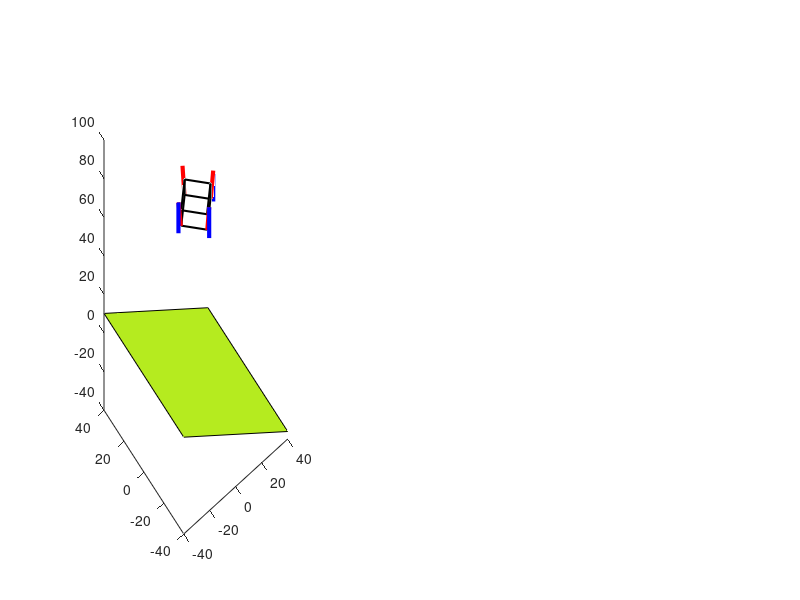

Source code (MATLAB): (Note: this script raises an error after producing the figure.)
clc; clear; close all;


%@@@@@@@@@@@@@@@@@@@@@@@@@@@@@@@@@@@@@@@@@@@@@@@@@@@@@@@@@@@@@@@@@@@@@@@@@@@@@@@@@@@@@@@@@@@@@@@@@@@@@@Leg Landing variable setting지면으로부터 70위에있음


L_ang1_east = 442;                                                % L1 이동경로설정(EAST)
L_theta1_east = L_ang1_east*(pi/180);
L_r1_east = 13.5;                                                    % L1 원의반지름
L_x1_east = L_r1_east*cos(L_theta1_east)+11.5;                   % X축 평행이동 및 설정
L_z1_east = L_r1_east*sin(L_theta1_east)+70 ;                     % Z축 설정

L_ang2_east = 442;                                                % L2 이동경로 설정(EAST)
L_theta2_east = L_ang2_east*(pi/180);
L_r2_east = 13.5;                                                    % L2 원의반지름
L_x2_east = L_r2_east*cos(L_theta2_east)+11.5;                   % X축 평행이동 및 설정
L_z2_east = L_r2_east*sin(L_theta2_east)+54;                      % Z축 평행이동 및 설정
    
L_ang1_west = 98;                                                % L1 이동경로설정(WEST)
L_theta1_west = L_ang1_west*(pi/180);
L_r1_west = 13.5;                                                    % L1 원의반지름
L_x1_west = L_r1_west*cos(L_theta1_west)-11.5;                   % X축 평행이동 및 설정 
L_z1_west = L_r1_west*sin(L_theta1_west)+70;                      % Z축 설정

L_ang2_west = 98;                                                % L2 이동경로 설정(WEST)
L_theta2_west = L_ang2_west*(pi/180);
L_r2_west = 13.5;                                                    % L2원의반지름
L_x2_west = L_r2_west*cos(L_theta2_west)-11.5;                   % X축 평행이동 및 설정
L_z2_west = L_r2_west*sin(L_theta2_west)+54;                      % Z축 평행이동 및 설정

L_ang1_north = 442;                                               % L1 이동경로설정(NORTH)
L_theta1_north = L_ang1_north*(pi/180);
L_r1_north = 13.5;                                                   % 원의반지름
L_y1_north = L_r1_north*cos(L_theta1_north)+11.5;                % Y축 평행이동 및 설정 
L_z1_north = L_r1_north*sin(L_theta1_north)+70;                   % Z축 설정

L_ang2_north = 442;                                               % L2 이동경로 설정(NORTH)
L_theta2_north = L_ang2_north*(pi/180);
L_r2_north = 13.5;                                                   % 원의반지름
L_y2_north = L_r2_north*cos(L_theta2_north)+11.5;                % Y축 평행이동 및 설정
L_z2_north = L_r2_north*sin(L_theta2_north)+54;                   % Z축 평행이동 및 설정

L_ang1_south = 98;                                               % L1 이동경로설정(SOUTH)
L_theta1_south = L_ang1_south*(pi/180);
L_r1_south = 13.5;                                                   % 원의반지름
L_y1_south = L_r1_south*cos(L_theta1_south)-11.5;                % Y축 평행이동 및 설정 
L_z1_south = L_r1_south*sin(L_theta1_south)+70;                   % Z축 설정

L_ang2_south = 98;                                               % L2 이동경로 설정(SOUTH)
L_theta2_south = L_ang2_south*(pi/180);
L_r2_south = 13.5;                                                   % 원의반지름
L_y2_south = L_r2_south*cos(L_theta2_south)-11.5;                % Y축 평행이동 및 설정
L_z2_south = L_r2_south*sin(L_theta2_south)+54;                   % Z축 평행이동 및 설정


%@@@@@@@@@@@@@@@@@@@@@@@@@@@@@@@@@@@@@@@@@@@@@@@@@@@@@@@@@@@@@@@@@@@@@@@@@@@@@@@@@@@@@@@@@@@@@@@@@@@@@@Leg down variable setting


Legd_ang1_east = 442;                                                   % L1 이동경로설정(EAST)
Legd_theta1_east = Legd_ang1_east*(pi/180);
Legd_r1_east = 13.5;                                                       % L1 원의반지름
Legd_x1_east = Legd_r1_east*cos(Legd_theta1_east)+11.5;                % X축 평행이동 및 설정
Legd_z1_east = Legd_r1_east*sin(Legd_theta1_east);                      % Z축 설정

Legd_ang2_east = 442;                                                   % L2 이동경로 설정(EAST)
Legd_theta2_east = Legd_ang2_east*(pi/180);
Legd_r2_east = 13.5;                                                       % L2 원의반지름
Legd_x2_east = Legd_r2_east*cos(Legd_theta2_east)+11.5;                % X축 평행이동 및 설정
Legd_z2_east = Legd_r2_east*sin(Legd_theta2_east)-16;                   % Z축 평행이동 및 설정

Legd_ang1_west = 98:1:180;                                           % L1 이동경로설정(WEST)
Legd_theta1_west = Legd_ang1_west*(pi/180);
Legd_r1_west = 13.5;                                                       % L1 원의반지름
Legd_x1_west = Legd_r1_west*cos(Legd_theta1_west)-11.5;                % X축 평행이동 및 설정 
Legd_z1_west = Legd_r1_west*sin(Legd_theta1_west);                      % Z축 설정

Legd_ang2_west = 98:1:180;                                           % L2 이동경로 설정(WEST)
Legd_theta2_west = Legd_ang2_west*(pi/180);
Legd_r2_west = 13.5;                                                       % L2원의반지름
Legd_x2_west = Legd_r2_west*cos(Legd_theta2_west)-11.5;                % X축 평행이동 및 설정
Legd_z2_west = Legd_r2_west*sin(Legd_theta2_west)-16;                   % Z축 평행이동 및 설정

Legd_ang1_north = [442:-1:399,linspace(399,399,84)];                    % L1 이동경로설정(NORTH)
Legd_theta1_north = Legd_ang1_north*(pi/180);
Legd_r1_north = 13.5;                                                      % 원의반지름
Legd_y1_north = Legd_r1_north*cos(Legd_theta1_north)+11.5;             % Y축 평행이동 및 설정 
Legd_z1_north = Legd_r1_north*sin(Legd_theta1_north);                   % Z축 설정

Legd_ang2_north = [442:-1:399,linspace(399,399,84)];                    % L2 이동경로 설정(NORTH)
Legd_theta2_north = Legd_ang2_north*(pi/180);
Legd_r2_north = 13.5;                                                      % 원의반지름
Legd_y2_north = Legd_r2_north*cos(Legd_theta2_north)+11.5;             % Y축 평행이동 및 설정
Legd_z2_north = Legd_r2_north*sin(Legd_theta2_north)-16;                % Z축 평행이동 및 설정

Legd_ang1_south = [98:1:141,linspace(141,141,84)];                     % L1 이동경로설정(SOUTH)
Legd_theta1_south = Legd_ang1_south*(pi/180);
Legd_r1_south = 13.5;                                                      % 원의반지름
Legd_y1_south = Legd_r1_south*cos(Legd_theta1_south)-11.5;             % Y축 평행이동 및 설정 
Legd_z1_south = Legd_r1_south*sin(Legd_theta1_south);                   % Z축 설정

Legd_ang2_south = [98:1:141,linspace(141,141,84)];                     % L2 이동경로 설정(SOUTH)
Legd_theta2_south = Legd_ang2_south*(pi/180);
Legd_r2_south = 13.5;                                                      % 원의반지름
Legd_y2_south = Legd_r2_south*cos(Legd_theta2_south)-11.5;             % Y축 평행이동 및 설정
Legd_z2_south = Legd_r2_south*sin(Legd_theta2_south)-16;                % Z축 평행이동 및 설정


%@@@@@@@@@@@@@@@@@@@@@@@@@@@@@@@@@@@@@@@@@@@@@@@@@@@@@@@@@@@@@@@@@@@@@@@@@@@@@@@@@@@@@@@@@@@@@@@@@@@@@@draw figure


hf = figure;                             %figure창생성
ha = axes(hf);                           %figure창에 좌표넣기


%@@@@@@@@@@@@@@@@@@@@@@@@@@@@@@@@@@@@@@@@@@@@@@@@@@@@@@@@@@@@@@@@@@@@@@@@@@@@@@@@@@@@@@@@@@@@@@@@@@@@@@draw graph

subplot(6,15,[1,2,3,4,5,16,17,18,19,20,31,32,33,34,35,46,47,48,49,50,61,62,63,64,65,76,77,78,79,80],ha);


box_L1 = plot3(ha,[-11.25 0],[0 -11.25],[70 70],'k','Linewidth',1.5);                        %부품넣을공간 생성(밑면)-착륙
hold(ha,'on');                                                                               %한 FIGURE에 2개이상 그래프  
box_L2 = plot3(ha,[0 11.25],[-11.25 0],[70 70],'k','Linewidth',1.5);                         %부품넣을공간 생성(밑면)-착륙
box_L3 = plot3(ha,[11.25 0],[0 11.25],[70 70],'k','Linewidth',1.5);                          %부품넣을공간 생성(밑면)-착륙
box_L4 = plot3(ha,[0 -11.25],[11.25 0],[70 70],'k','Linewidth',1.5);                         %부품넣을공간 생성(밑면)-착륙
box_L5 = plot3(ha,[0 0],[-11.25 -11.25],[70 70],'k','Linewidth',1.5);                        %부품넣을공간 생성(높이)-착륙
box_L6 = plot3(ha,[11.25 11.25],[0 0],[70 78],'k','Linewidth',1.5);                          %부품넣을공간 생성(높이)-착륙
box_L7 = plot3(ha,[0 0],[11.25 11.25],[70 78],'k','Linewidth',1.5);                          %부품넣을공간 생성(높이)-착륙
box_L8 = plot3(ha,[-11.25 -11.25],[0 0],[70 78],'k','Linewidth',1.5);                        %부품넣을공간 생성(높이)-착륙
box_L9 = plot3(ha,[-11.25 0],[0 -11.25],[78 78],'k','Linewidth',1.5);                        %부품넣을공간 생성(윗면)-착륙
box_L10 = plot3(ha,[0 11.25],[-11.25 0],[78 78],'k','Linewidth',1.5);                        %부품넣을공간 생성(윗면)-착륙
box_L11 = plot3(ha,[11.25 0],[0 11.25],[78 78],'k','Linewidth',1.5);                         %부품넣을공간 생성(윗면)-착륙
box_L12 = plot3(ha,[0 -11.25],[11.25 0],[78 78],'k','Linewidth',1.5);                        %부품넣을공간 생성(윗면)-착륙                                                                                     %한 FIGURE에 2개이상 그래프  

Leg_L1 = plot3(ha,[11.5 L_x1_east],[0 0],[70 L_z1_east],'r','Linewidth',3);                         %EAST_L1 다리생성-착륙
Leg_L2 = plot3(ha,[L_x1_east L_x2_east],[0 0],[L_z1_east L_z2_east],'b','Linewidth',3);             %EAST_L2 다리생성-착륙
Leg_L3 = plot3(ha,[-11.5 L_x1_west],[0 0],[70 L_z1_west],'r','Linewidth',3);                        %WEST_L1 다리생성-착륙
Leg_L4 = plot3(ha,[L_x1_west L_x2_west],[0 0],[L_z1_west L_z2_west],'b','Linewidth',3);             %WEST_L2 다리생성-착륙
Leg_L5 = plot3(ha,[0 0],[11.5 L_y1_north],[70 L_z1_north],'r','Linewidth',3);                       %NORTH_L1 다리생성-착륙
Leg_L6 = plot3(ha,[0 0],[L_y1_north L_y2_north],[L_z1_north L_z1_north],'b','Linewidth',3);         %NORTH_L2 다리생성-착륙
Leg_L7 = plot3(ha,[0 0],[-11.5 L_y1_south],[70 L_z1_south],'r','Linewidth',3);                      %SOUTH_L1 다리생성-착륙
Leg_L8 = plot3(ha,[0 0],[L_y1_south L_y2_south],[L_z1_south L_z2_south],'b','Linewidth',3);         %SOUTH_L2 다리생성-착륙

%@@@@@@@@@@@@@@@@@@@@@@@@@@@@@@@@@@@@@@@@@@@@@@@@@@@@@@@@@@@@@@@@@@@@@@@@@@@@@@@@@@@@@@@@@@@@@@@@@@@@@@draw slop


vertex_surface=[-40 -40 10.15 ; 40 -40 -36.1 ; 40 40 -36.1 ; -40 40 10.15];                              % 평면 만들기!!
face_surface = [1 2 3 4];
Ic_surface=[0.71 0.92 0.12];
slope = patch('Faces',face_surface,'Vertices',vertex_surface,'FaceVertexCData',Ic_surface,'FaceColor','flat');         
alpha(slope,0.3);                                                                                    %경사면 투명도 조정




%@@@@@@@@@@@@@@@@@@@@@@@@@@@@@@@@@@@@@@@@@@@@@@@@@@@@@@@@@@@@@@@@@@@@@@@@@@@@@@@@@@@@@@@@@@@@@@@@@@@@@@camera setting


axis(ha,'equal');                        %좌표에서 x축, y축 길이 동일
set(ha,'XLim',[-40 40]);                 %좌표에서 x축 설정
set(ha,'YLim',[-40 40]);                 %좌표에서 y축 설정
set(ha,'ZLim',[-40 70]);                 %좌표에서 y축 설정
grid(ha,'on');                           %좌표에 그리드 넣기
xlabel(ha,'X');
ylabel(ha,'Y');
zlabel(ha,'Z'); 
title(ha,'moving surface');

%@@@@@@@@@@@@@@@@@@@@@@@@@@@@@@@@@@@@@@@@@@@@@@@@@@@@@@@@@@@@@@@@@@@@@@@@@@@@@@@@@@@@@@@@@@@@@@@@@@@@@@착륙!

view(90,0)

 
%-----------------subplot
ha2 = subplot(6,15,[22,23,24,25,37,38,39,40,52,53,54,55,67,68,69,70]); % front

ha2_box_L1 = plot3(ha2,[-11.25 0],[0 -11.25],[70 70],'k','Linewidth',1.5);                        %부품넣을공간 생성(밑면)-착륙
hold(ha2,'on');                                                                               %한 FIGURE에 2개이상 그래프  
ha2_box_L2 = plot3(ha2,[0 11.25],[-11.25 0],[70 70],'k','Linewidth',1.5);                         %부품넣을공간 생성(밑면)-착륙
ha2_box_L3 = plot3(ha2,[11.25 0],[0 11.25],[70 70],'k','Linewidth',1.5);                          %부품넣을공간 생성(밑면)-착륙
ha2_box_L4 = plot3(ha2,[0 -11.25],[11.25 0],[70 70],'k','Linewidth',1.5);                         %부품넣을공간 생성(밑면)-착륙
ha2_box_L5 = plot3(ha2,[0 0],[-11.25 -11.25],[70 70],'k','Linewidth',1.5);                        %부품넣을공간 생성(높이)-착륙
ha2_box_L6 = plot3(ha2,[11.25 11.25],[0 0],[70 78],'k','Linewidth',1.5);                          %부품넣을공간 생성(높이)-착륙
ha2_box_L7 = plot3(ha2,[0 0],[11.25 11.25],[70 78],'k','Linewidth',1.5);                          %부품넣을공간 생성(높이)-착륙
ha2_box_L8 = plot3(ha2,[-11.25 -11.25],[0 0],[70 78],'k','Linewidth',1.5);                        %부품넣을공간 생성(높이)-착륙
ha2_box_L9 = plot3(ha2,[-11.25 0],[0 -11.25],[78 78],'k','Linewidth',1.5);                        %부품넣을공간 생성(윗면)-착륙
ha2_box_L10 = plot3(ha2,[0 11.25],[-11.25 0],[78 78],'k','Linewidth',1.5);                        %부품넣을공간 생성(윗면)-착륙
ha2_box_L11 = plot3(ha2,[11.25 0],[0 11.25],[78 78],'k','Linewidth',1.5);                         %부품넣을공간 생성(윗면)-착륙
ha2_box_L12 = plot3(ha2,[0 -11.25],[11.25 0],[78 78],'k','Linewidth',1.5);                        %부품넣을공간 생성(윗면)-착륙                                                                                     %한 FIGURE에 2개이상 그래프  

ha2_Leg_L1 = plot3(ha2,[11.5 L_x1_east],[0 0],[70 L_z1_east],'r','Linewidth',3);                         %EAST_L1 다리생성-착륙
ha2_Leg_L2 = plot3(ha2,[L_x1_east L_x2_east],[0 0],[L_z1_east L_z2_east],'b','Linewidth',3);             %EAST_L2 다리생성-착륙
ha2_Leg_L3 = plot3(ha2,[-11.5 L_x1_west],[0 0],[70 L_z1_west],'r','Linewidth',3);                        %WEST_L1 다리생성-착륙
ha2_Leg_L4 = plot3(ha2,[L_x1_west L_x2_west],[0 0],[L_z1_west L_z2_west],'b','Linewidth',3);             %WEST_L2 다리생성-착륙
ha2_Leg_L5 = plot3(ha2,[0 0],[11.5 L_y1_north],[70 L_z1_north],'r','Linewidth',3);                       %NORTH_L1 다리생성-착륙
ha2_Leg_L6 = plot3(ha2,[0 0],[L_y1_north L_y2_north],[L_z1_north L_z1_north],'b','Linewidth',3);         %NORTH_L2 다리생성-착륙
ha2_Leg_L7 = plot3(ha2,[0 0],[-11.5 L_y1_south],[70 L_z1_south],'r','Linewidth',3);                      %SOUTH_L1 다리생성-착륙
ha2_Leg_L8 = plot3(ha2,[0 0],[L_y1_south L_y2_south],[L_z1_south L_z2_south],'b','Linewidth',3);         %SOUTH_L2 다리생성-착륙

%@@@@@@@@@@@@@@@@@@@@@@@@@@@@@@@@@@@@@@@@@@@@@@@@@@@@@@@@@@@@@@@@@@@@@@@@@@@@@@@@@@@@@@@@@@@@@@@@@@@@@@draw slop


ha2_vertex_surface=[-40 -40 6 ; 40 -40 -22 ; 40 40 -22 ; -40 40 6];                              % 평면 만들기!!
ha2_face_surface = [1 2 3 4];
ha2_Ic_surface=[0.71 0.92 0.12];
ha2_slope = patch('Faces',ha2_face_surface,'Vertices',ha2_vertex_surface,'FaceVertexCData',ha2_Ic_surface,'FaceColor','flat');         
alpha(ha2_slope,0.3);                                                                                    %경사면 투명도 조정

xlabel(ha2,'X');
ylabel(ha2,'Y');
zlabel(ha2,'Z'); 
title('front','Color','k');
grid on
axis(ha2,'equal');                        %좌표에서 x축, y축 길이 동일
set(ha2,'XLim',[-40 40]);                 %좌표에서 x축 설정
set(ha2,'YLim',[-40 40]);                 %좌표에서 y축 설정
set(ha2,'ZLim',[-40 70]);                 %좌표에서 y축 설정

ha3 = subplot(6,15,[27,28,29,30,42,43,44,45,57,58,59,60,72,73,74,75]); % side

ha3_box_L1 = plot3(ha3,[-11.25 0],[0 -11.25],[70 70],'k','Linewidth',1.5);                        %부품넣을공간 생성(밑면)-착륙
hold(ha3,'on');                                                                               %한 FIGURE에 2개이상 그래프  
ha3_box_L2 = plot3(ha3,[0 11.25],[-11.25 0],[70 70],'k','Linewidth',1.5);                         %부품넣을공간 생성(밑면)-착륙
ha3_box_L3 = plot3(ha3,[11.25 0],[0 11.25],[70 70],'k','Linewidth',1.5);                          %부품넣을공간 생성(밑면)-착륙
ha3_box_L4 = plot3(ha3,[0 -11.25],[11.25 0],[70 70],'k','Linewidth',1.5);                         %부품넣을공간 생성(밑면)-착륙
ha3_box_L5 = plot3(ha3,[0 0],[-11.25 -11.25],[70 70],'k','Linewidth',1.5);                        %부품넣을공간 생성(높이)-착륙
ha3_box_L6 = plot3(ha3,[11.25 11.25],[0 0],[70 78],'k','Linewidth',1.5);                          %부품넣을공간 생성(높이)-착륙
ha3_box_L7 = plot3(ha3,[0 0],[11.25 11.25],[70 78],'k','Linewidth',1.5);                          %부품넣을공간 생성(높이)-착륙
ha3_box_L8 = plot3(ha3,[-11.25 -11.25],[0 0],[70 78],'k','Linewidth',1.5);                        %부품넣을공간 생성(높이)-착륙
ha3_box_L9 = plot3(ha3,[-11.25 0],[0 -11.25],[78 78],'k','Linewidth',1.5);                        %부품넣을공간 생성(윗면)-착륙
ha3_box_L10 = plot3(ha3,[0 11.25],[-11.25 0],[78 78],'k','Linewidth',1.5);                        %부품넣을공간 생성(윗면)-착륙
ha3_box_L11 = plot3(ha3,[11.25 0],[0 11.25],[78 78],'k','Linewidth',1.5);                         %부품넣을공간 생성(윗면)-착륙
ha3_box_L12 = plot3(ha3,[0 -11.25],[11.25 0],[78 78],'k','Linewidth',1.5);                        %부품넣을공간 생성(윗면)-착륙                                                                                     %한 FIGURE에 2개이상 그래프  

ha3_Leg_L1 = plot3(ha3,[11.5 L_x1_east],[0 0],[70 L_z1_east],'r','Linewidth',3);                         %EAST_L1 다리생성-착륙
ha3_Leg_L2 = plot3(ha3,[L_x1_east L_x2_east],[0 0],[L_z1_east L_z2_east],'b','Linewidth',3);             %EAST_L2 다리생성-착륙
ha3_Leg_L3 = plot3(ha3,[-11.5 L_x1_west],[0 0],[70 L_z1_west],'r','Linewidth',3);                        %WEST_L1 다리생성-착륙
ha3_Leg_L4 = plot3(ha3,[L_x1_west L_x2_west],[0 0],[L_z1_west L_z2_west],'b','Linewidth',3);             %WEST_L2 다리생성-착륙
ha3_Leg_L5 = plot3(ha3,[0 0],[11.5 L_y1_north],[70 L_z1_north],'r','Linewidth',3);                       %NORTH_L1 다리생성-착륙
ha3_Leg_L6 = plot3(ha3,[0 0],[L_y1_north L_y2_north],[L_z1_north L_z1_north],'b','Linewidth',3);         %NORTH_L2 다리생성-착륙
ha3_Leg_L7 = plot3(ha3,[0 0],[-11.5 L_y1_south],[70 L_z1_south],'r','Linewidth',3);                      %SOUTH_L1 다리생성-착륙
ha3_Leg_L8 = plot3(ha3,[0 0],[L_y1_south L_y2_south],[L_z1_south L_z2_south],'b','Linewidth',3);         %SOUTH_L2 다리생성-착륙

%@@@@@@@@@@@@@@@@@@@@@@@@@@@@@@@@@@@@@@@@@@@@@@@@@@@@@@@@@@@@@@@@@@@@@@@@@@@@@@@@@@@@@@@@@@@@@@@@@@@@@@draw slop


ha3_vertex_surface=[-40 -40 10.15 ; 40 -40 -36.1 ; 40 40 -36.1 ; -40 40 10.15];                              % 평면 만들기!!
ha3_face_surface = [1 2 3 4];
ha3_Ic_surface=[0.71 0.92 0.12];
ha3_slope = patch('Faces',ha3_face_surface,'Vertices',ha3_vertex_surface,'FaceVertexCData',Ic_surface,'FaceColor','flat');         
alpha(ha3_slope,0.3);                                                                                    %경사면 투명도 조정

xlabel(ha3,'X');
ylabel(ha3,'Y');
zlabel(ha3,'Z'); 
title('side','Color','k');
grid on
axis(ha3,'equal');                        %좌표에서 x축, y축 길이 동일
set(ha3,'XLim',[-40 40]);                 %좌표에서 x축 설정
set(ha3,'YLim',[-40 40]);                 %좌표에서 y축 설정
set(ha3,'ZLim',[-40 70]);                 %좌표에서 y축 설정


aL=linspace(1,1,70);                                 %1값을 70개 만들기
move_surface_up = linspace(-20,6,length(aL));
move_surface_down = linspace(5,-22,length(aL));

%평면각도는 x ~ 18도

pause(5)

for iL = 1:length(aL)                                 %70번반복
set(box_L1,'ZData',[70-iL 70-iL]);                    %시작위치는 밑변:70,윗면:78 이며, 1씩 감소(70번 반복)
set(box_L2,'ZData',[70-iL 70-iL]);
set(box_L3,'ZData',[70-iL 70-iL]);
set(box_L4,'ZData',[70-iL 70-iL]);
set(box_L5,'ZData',[70-iL 78-iL]);
set(box_L6,'ZData',[70-iL 78-iL]);
set(box_L7,'ZData',[70-iL 78-iL]);
set(box_L8,'ZData',[70-iL 78-iL]);
set(box_L9,'ZData',[78-iL 78-iL]);
set(box_L10,'ZData',[78-iL 78-iL]);
set(box_L11,'ZData',[78-iL 78-iL]);
set(box_L12,'ZData',[78-iL 78-iL]);

set(Leg_L1,'ZData',[70-iL L_z1_east-iL]);
set(Leg_L2,'ZData',[L_z1_east-iL L_z2_east-iL]);
set(Leg_L3,'ZData',[70-iL L_z1_west-iL]);
set(Leg_L4,'ZData',[L_z1_west-iL L_z2_west-iL]);
set(Leg_L5,'ZData',[70-iL L_z1_north-iL]);
set(Leg_L6,'ZData',[L_z1_north-iL L_z2_north-iL]);
set(Leg_L7,'ZData',[70-iL L_z1_south-iL]);
set(Leg_L8,'ZData',[L_z1_south-iL L_z2_south-iL]);


set(ha2_box_L1,'ZData',[70-iL 70-iL]);                    %시작위치는 밑변:70,윗면:78 이며, 1씩 감소(70번 반복)
set(ha2_box_L2,'ZData',[70-iL 70-iL]);
set(ha2_box_L3,'ZData',[70-iL 70-iL]);
set(ha2_box_L4,'ZData',[70-iL 70-iL]);
set(ha2_box_L5,'ZData',[70-iL 78-iL]);
set(ha2_box_L6,'ZData',[70-iL 78-iL]);
set(ha2_box_L7,'ZData',[70-iL 78-iL]);
set(ha2_box_L8,'ZData',[70-iL 78-iL]);
set(ha2_box_L9,'ZData',[78-iL 78-iL]);
set(ha2_box_L10,'ZData',[78-iL 78-iL]);
set(ha2_box_L11,'ZData',[78-iL 78-iL]);
set(ha2_box_L12,'ZData',[78-iL 78-iL]);

set(ha2_Leg_L1,'ZData',[70-iL L_z1_east-iL]);
set(ha2_Leg_L2,'ZData',[L_z1_east-iL L_z2_east-iL]);
set(ha2_Leg_L3,'ZData',[70-iL L_z1_west-iL]);
set(ha2_Leg_L4,'ZData',[L_z1_west-iL L_z2_west-iL]);
set(ha2_Leg_L5,'ZData',[70-iL L_z1_north-iL]);
set(ha2_Leg_L6,'ZData',[L_z1_north-iL L_z2_north-iL]);
set(ha2_Leg_L7,'ZData',[70-iL L_z1_south-iL]);
set(ha2_Leg_L8,'ZData',[L_z1_south-iL L_z2_south-iL]);

set(ha3_box_L1,'ZData',[70-iL 70-iL]);                    %시작위치는 밑변:70,윗면:78 이며, 1씩 감소(70번 반복)
set(ha3_box_L2,'ZData',[70-iL 70-iL]);
set(ha3_box_L3,'ZData',[70-iL 70-iL]);
set(ha3_box_L4,'ZData',[70-iL 70-iL]);
set(ha3_box_L5,'ZData',[70-iL 78-iL]);
set(ha3_box_L6,'ZData',[70-iL 78-iL]);
set(ha3_box_L7,'ZData',[70-iL 78-iL]);
set(ha3_box_L8,'ZData',[70-iL 78-iL]);
set(ha3_box_L9,'ZData',[78-iL 78-iL]);
set(ha3_box_L10,'ZData',[78-iL 78-iL]);
set(ha3_box_L11,'ZData',[78-iL 78-iL]);
set(ha3_box_L12,'ZData',[78-iL 78-iL]);

set(ha3_Leg_L1,'ZData',[70-iL L_z1_east-iL]);
set(ha3_Leg_L2,'ZData',[L_z1_east-iL L_z2_east-iL]);
set(ha3_Leg_L3,'ZData',[70-iL L_z1_west-iL]);
set(ha3_Leg_L4,'ZData',[L_z1_west-iL L_z2_west-iL]);
set(ha3_Leg_L5,'ZData',[70-iL L_z1_north-iL]);
set(ha3_Leg_L6,'ZData',[L_z1_north-iL L_z2_north-iL]);
set(ha3_Leg_L7,'ZData',[70-iL L_z1_south-iL]);
set(ha3_Leg_L8,'ZData',[L_z1_south-iL L_z2_south-iL]);


set(slope,'ZData',[move_surface_down(iL) move_surface_up(iL) move_surface_up(iL) move_surface_down(iL)]);
set(ha2_slope,'ZData',[move_surface_down(iL) move_surface_up(iL) move_surface_up(iL) move_surface_down(iL)]);
set(ha3_slope,'ZData',[move_surface_down(iL) move_surface_up(iL) move_surface_up(iL) move_surface_down(iL)]);

cam_zL = 30;                                                             %z축은 고정(위에서 내려다보기)
set(ha,'CameraPosition',[20 45 cam_zL]);                                 %cam의 handle속성값 바꾸기

cam_zL = 15;                                                             %z축은 고정(위에서 내려다보기)
set(ha2,'CameraPosition',[0 90 cam_zL]);                                 %cam의 handle속성값 바꾸기

cam_zL = 15;                                                             %z축은 고정(위에서 내려다보기)
set(ha3,'CameraPosition',[90 0 cam_zL]);                                 %cam의 handle속성값 바꾸기

pause(0.03);                                        %0.08초딜레이

end

 
pause(0.1);                                           %착륙후 1초쉬기


delete(Leg_L1);                 %랜딩용 다리지우기
delete(Leg_L2);                 %랜딩용 다리지우기
delete(Leg_L3);                 %랜딩용 다리지우기
delete(Leg_L4);                 %랜딩용 다리지우기
delete(Leg_L5);                 %랜딩용 다리지우기
delete(Leg_L6);                 %랜딩용 다리지우기
delete(Leg_L7);                 %랜딩용 다리지우기
delete(Leg_L8);                 %랜딩용 다리지우기


delete(ha2_Leg_L1);                 %랜딩용 다리지우기
delete(ha2_Leg_L2);                 %랜딩용 다리지우기
delete(ha2_Leg_L3);                 %랜딩용 다리지우기
delete(ha2_Leg_L4);                 %랜딩용 다리지우기
delete(ha2_Leg_L5);                 %랜딩용 다리지우기
delete(ha2_Leg_L6);                 %랜딩용 다리지우기
delete(ha2_Leg_L7);                 %랜딩용 다리지우기
delete(ha2_Leg_L8);                 %랜딩용 다리지우기


delete(ha3_Leg_L1);                 %랜딩용 다리지우기
delete(ha3_Leg_L2);                 %랜딩용 다리지우기
delete(ha3_Leg_L3);                 %랜딩용 다리지우기
delete(ha3_Leg_L4);                 %랜딩용 다리지우기
delete(ha3_Leg_L5);                 %랜딩용 다리지우기
delete(ha3_Leg_L6);                 %랜딩용 다리지우기
delete(ha3_Leg_L7);                 %랜딩용 다리지우기
delete(ha3_Leg_L8);                 %랜딩용 다리지우기


%@@@@@@@@@@@@@@@@@@@@@@@@@@@@@@@@@@@@@@@@@@@@@@@@@@@@@@@@@@@@@@@@@@@@@@@@@@@@@@@@@@@@@@@@@@@@@@@@@@@@@@발내리기!


Leg_d1 = plot3(ha,[11.5 Legd_x1_east],[0 0],[0 Legd_z1_east],'r','Linewidth',3);                                        %EAST_L1 다리생성-접기
Leg_d2 = plot3(ha,[Legd_x1_east Legd_x2_east],[0 0],[Legd_z1_east Legd_z2_east],'b','Linewidth',3);                      %EAST_L2 다리생성-접기
Leg_d3 = plot3(ha,[-11.5 Legd_x1_west(1)],[0 0],[0 Legd_z1_west(1)],'r','Linewidth',3);                                 %WEST_L1 다리생성-접기
Leg_d4 = plot3(ha,[Legd_x1_west(1) Legd_x2_west(1)],[0 0],[Legd_z1_west(1) Legd_z2_west(1)],'b','Linewidth',3);          %WEST_L2 다리생성-접기
Leg_d5 = plot3(ha,[0 0],[11.5 Legd_y1_north(1)],[0 Legd_z1_north(1)],'r','Linewidth',3);                                %NORTH_L1 다리생성-접기
Leg_d6 = plot3(ha,[0 0],[Legd_y1_north(1) Legd_y2_north(1)],[Legd_z1_north(1) Legd_z2_north(1)],'b','Linewidth',3);      %NORTH_L2 다리생성-접기
Leg_d7 = plot3(ha,[0 0],[-11.5 Legd_y1_south(1)],[0 Legd_z1_south(1)],'r','Linewidth',3);                               %SOUTH_L1 다리생성-접기
Leg_d8 = plot3(ha,[0 0],[Legd_y1_south(1) Legd_y2_south(1)],[Legd_z1_south(1) Legd_z2_south(1)],'b','Linewidth',3);      %SOUTH_L2 다리생성-접기

ha2 = subplot(6,15,[22,23,24,25,37,38,39,40,52,53,54,55,67,68,69,70]); % front

ha2_Leg_d1 = plot3(ha2,[11.5 Legd_x1_east],[0 0],[0 Legd_z1_east],'r','Linewidth',3);                                        %EAST_L1 다리생성-접기
ha2_Leg_d2 = plot3(ha2,[Legd_x1_east Legd_x2_east],[0 0],[Legd_z1_east Legd_z2_east],'b','Linewidth',3);                      %EAST_L2 다리생성-접기
ha2_Leg_d3 = plot3(ha2,[-11.5 Legd_x1_west(1)],[0 0],[0 Legd_z1_west(1)],'r','Linewidth',3);                                 %WEST_L1 다리생성-접기
ha2_Leg_d4 = plot3(ha2,[Legd_x1_west(1) Legd_x2_west(1)],[0 0],[Legd_z1_west(1) Legd_z2_west(1)],'b','Linewidth',3);          %WEST_L2 다리생성-접기
ha2_Leg_d5 = plot3(ha2,[0 0],[11.5 Legd_y1_north(1)],[0 Legd_z1_north(1)],'r','Linewidth',3);                                %NORTH_L1 다리생성-접기
ha2_Leg_d6 = plot3(ha2,[0 0],[Legd_y1_north(1) Legd_y2_north(1)],[Legd_z1_north(1) Legd_z2_north(1)],'b','Linewidth',3);      %NORTH_L2 다리생성-접기
ha2_Leg_d7 = plot3(ha2,[0 0],[-11.5 Legd_y1_south(1)],[0 Legd_z1_south(1)],'r','Linewidth',3);                               %SOUTH_L1 다리생성-접기
ha2_Leg_d8 = plot3(ha2,[0 0],[Legd_y1_south(1) Legd_y2_south(1)],[Legd_z1_south(1) Legd_z2_south(1)],'b','Linewidth',3);      %SOUTH_L2 다리생성-접기

ha3 = subplot(6,15,[27,28,29,30,42,43,44,45,57,58,59,60,72,73,74,75]); % side

ha3_Leg_d1 = plot3(ha3,[11.5 Legd_x1_east],[0 0],[0 Legd_z1_east],'r','Linewidth',3);                                        %EAST_L1 다리생성-접기
ha3_Leg_d2 = plot3(ha3,[Legd_x1_east Legd_x2_east],[0 0],[Legd_z1_east Legd_z2_east],'b','Linewidth',3);                      %EAST_L2 다리생성-접기
ha3_Leg_d3 = plot3(ha3,[-11.5 Legd_x1_west(1)],[0 0],[0 Legd_z1_west(1)],'r','Linewidth',3);                                 %WEST_L1 다리생성-접기
ha3_Leg_d4 = plot3(ha3,[Legd_x1_west(1) Legd_x2_west(1)],[0 0],[Legd_z1_west(1) Legd_z2_west(1)],'b','Linewidth',3);          %WEST_L2 다리생성-접기
ha3_Leg_d5 = plot3(ha3,[0 0],[11.5 Legd_y1_north(1)],[0 Legd_z1_north(1)],'r','Linewidth',3);                                %NORTH_L1 다리생성-접기
ha3_Leg_d6 = plot3(ha3,[0 0],[Legd_y1_north(1) Legd_y2_north(1)],[Legd_z1_north(1) Legd_z2_north(1)],'b','Linewidth',3);      %NORTH_L2 다리생성-접기
ha3_Leg_d7 = plot3(ha3,[0 0],[-11.5 Legd_y1_south(1)],[0 Legd_z1_south(1)],'r','Linewidth',3);                               %SOUTH_L1 다리생성-접기
ha3_Leg_d8 = plot3(ha3,[0 0],[Legd_y1_south(1) Legd_y2_south(1)],[Legd_z1_south(1) Legd_z2_south(1)],'b','Linewidth',3);      %SOUTH_L2 다리생성-접기






for i_ptd = 1:length(Legd_theta1_west)                                         %애니매이션 실행 1부터theta_west크기까지 반복

    set(Leg_d3,'XData',[-11.5 Legd_x1_west(i_ptd)], ...                       %L1_WEST 이동하는 선의 x좌표 y좌표를 handle을 이용해 좌표값 반복설정
        'ZData',[0 Legd_z1_west(i_ptd)]           );
    set(Leg_d4,'XData',[Legd_x1_west(i_ptd) Legd_x2_west(i_ptd)], ...          %L2_WEST 이동하는 선의 x좌표 y좌표를 handle을  이용해 좌표값 반복설정
        'ZData',[Legd_z1_west(i_ptd) Legd_z2_west(i_ptd)]      );
    set(Leg_d5,'YData',[11.5 Legd_y1_north(i_ptd)], ...                       %L1_NORTH 이동하는 선의 x좌표 y좌표를 handle을 이용해 좌표값 반복설정
        'ZData',[0 Legd_z1_north(i_ptd)]           );
    set(Leg_d6,'YData',[Legd_y1_north(i_ptd) Legd_y2_north(i_ptd)], ...        %L2_NORTH 이동하는 선의 x좌표 y좌표를 handle을  이용해 좌표값 반복설정
        'ZData',[Legd_z1_north(i_ptd) Legd_z2_north(i_ptd)]      );
    set(Leg_d7,'YData',[-11.5 Legd_y1_south(i_ptd)], ...                      %L1_SOUTH 이동하는 선의 x좌표 y좌표를 handle을 이용해 좌표값 반복설정
        'ZData',[0 Legd_z1_south(i_ptd)]           );
    set(Leg_d8,'YData',[Legd_y1_south(i_ptd) Legd_y2_south(i_ptd)], ...        %L2_SOUTH 이동하는 선의 x좌표 y좌표를 handle을  이용해 좌표값 반복설정
        'ZData',[Legd_z1_south(i_ptd) Legd_z2_south(i_ptd)]      );


    set(ha2_Leg_d3,'XData',[-11.5 Legd_x1_west(i_ptd)], ...                       %L1_WEST 이동하는 선의 x좌표 y좌표를 handle을 이용해 좌표값 반복설정
        'ZData',[0 Legd_z1_west(i_ptd)]           );
    set(ha2_Leg_d4,'XData',[Legd_x1_west(i_ptd) Legd_x2_west(i_ptd)], ...          %L2_WEST 이동하는 선의 x좌표 y좌표를 handle을  이용해 좌표값 반복설정
        'ZData',[Legd_z1_west(i_ptd) Legd_z2_west(i_ptd)]      );
    set(ha2_Leg_d5,'YData',[11.5 Legd_y1_north(i_ptd)], ...                       %L1_NORTH 이동하는 선의 x좌표 y좌표를 handle을 이용해 좌표값 반복설정
        'ZData',[0 Legd_z1_north(i_ptd)]           );
    set(ha2_Leg_d6,'YData',[Legd_y1_north(i_ptd) Legd_y2_north(i_ptd)], ...        %L2_NORTH 이동하는 선의 x좌표 y좌표를 handle을  이용해 좌표값 반복설정
        'ZData',[Legd_z1_north(i_ptd) Legd_z2_north(i_ptd)]      );
    set(ha2_Leg_d7,'YData',[-11.5 Legd_y1_south(i_ptd)], ...                      %L1_SOUTH 이동하는 선의 x좌표 y좌표를 handle을 이용해 좌표값 반복설정
        'ZData',[0 Legd_z1_south(i_ptd)]           );
    set(ha2_Leg_d8,'YData',[Legd_y1_south(i_ptd) Legd_y2_south(i_ptd)], ...        %L2_SOUTH 이동하는 선의 x좌표 y좌표를 handle을  이용해 좌표값 반복설정
        'ZData',[Legd_z1_south(i_ptd) Legd_z2_south(i_ptd)]      );

    set(ha3_Leg_d3,'XData',[-11.5 Legd_x1_west(i_ptd)], ...                       %L1_WEST 이동하는 선의 x좌표 y좌표를 handle을 이용해 좌표값 반복설정
        'ZData',[0 Legd_z1_west(i_ptd)]           );
    set(ha3_Leg_d4,'XData',[Legd_x1_west(i_ptd) Legd_x2_west(i_ptd)], ...          %L2_WEST 이동하는 선의 x좌표 y좌표를 handle을  이용해 좌표값 반복설정
        'ZData',[Legd_z1_west(i_ptd) Legd_z2_west(i_ptd)]      );
    set(ha3_Leg_d5,'YData',[11.5 Legd_y1_north(i_ptd)], ...                       %L1_NORTH 이동하는 선의 x좌표 y좌표를 handle을 이용해 좌표값 반복설정
        'ZData',[0 Legd_z1_north(i_ptd)]           );
    set(ha3_Leg_d6,'YData',[Legd_y1_north(i_ptd) Legd_y2_north(i_ptd)], ...        %L2_NORTH 이동하는 선의 x좌표 y좌표를 handle을  이용해 좌표값 반복설정
        'ZData',[Legd_z1_north(i_ptd) Legd_z2_north(i_ptd)]      );
    set(ha3_Leg_d7,'YData',[-11.5 Legd_y1_south(i_ptd)], ...                      %L1_SOUTH 이동하는 선의 x좌표 y좌표를 handle을 이용해 좌표값 반복설정
        'ZData',[0 Legd_z1_south(i_ptd)]           );
    set(ha3_Leg_d8,'YData',[Legd_y1_south(i_ptd) Legd_y2_south(i_ptd)], ...        %L2_SOUTH 이동하는 선의 x좌표 y좌표를 handle을  이용해 좌표값 반복설정
        'ZData',[Legd_z1_south(i_ptd) Legd_z2_south(i_ptd)]      );



    pause(0.008);                                                               %0.035초 딜레이 0에가까울수록 빠름(drawnow함수 이용시 제일 빠름)
end


% 평면각도는  18도  ~ -19.9도
pause(0.1);    

delete(Leg_d1);                     %랜딩용 다리지우기
delete(Leg_d2);                     %랜딩용 다리지우기
delete(Leg_d3);                     %랜딩용 다리지우기
delete(Leg_d4);                     %랜딩용 다리지우기

delete(ha2_Leg_d1);                 %랜딩용 다리지우기
delete(ha2_Leg_d2);                 %랜딩용 다리지우기
delete(ha2_Leg_d3);                 %랜딩용 다리지우기
delete(ha2_Leg_d4);                 %랜딩용 다리지우기

delete(ha3_Leg_d1);                 %랜딩용 다리지우기
delete(ha3_Leg_d2);                 %랜딩용 다리지우기
delete(ha3_Leg_d3);                 %랜딩용 다리지우기
delete(ha3_Leg_d4);                 %랜딩용 다리지우기

%@@@@@@@@@@@@@@@@@@@@@@@@@@@@@@@@@@@@@@@@@@@@@@@@@@@@@@@@@@@@@@@@@@@@@@@@@@@@@@@@@@@@@@@@@@@@@@@@@@@@@@기울기 -30도 맞추기!!

g_L1 = 13.5;
g_L2 = 16;

move_surface_up2 = linspace(-22,7,300);
move_surface_down2 = linspace(6,-22,length(move_surface_up2));

g_z2_east =linspace(-3,-12,length(move_surface_up2));
g_x2_east = linspace(2.13,2.13,length(g_z2_east));

g_costh2_east = (g_x2_east.^2 + g_z2_east.^2 -(g_L1^2+g_L2^2))/(2*g_L1*g_L2);
g_sinth2_east = sqrt(1-abs(g_costh2_east).^2);
g_th2_east = atan2d(g_sinth2_east,g_costh2_east);
g_th1_east = atan2d(g_z2_east,g_x2_east) - atan2d(g_L1+g_L2*cosd(g_th2_east),g_L2*sind(g_th2_east));
g_x1_east = g_L1*sind(-g_th1_east);
g_z1_east = g_L1*cosd(-g_th1_east);

g_z2_west =linspace(-16,2,length(move_surface_down2)); 
g_x2_west = linspace(-13.75,-13.75,length(g_z2_west));

g_costh2_west = (g_x2_west.^2 + g_z2_west.^2 -(g_L1^2+g_L2^2))/(2*g_L1*g_L2);
g_sinth2_west = sqrt(1-abs(g_costh2_west).^2);
g_th2_west = atan2d(g_sinth2_west,g_costh2_west);
g_th1_west = atan2d(g_z2_west,g_x2_west) + atan2d(g_L1+g_L2*cosd(g_th2_west),g_L2*sind(g_th2_west));
g_x1_west = g_L1*sind(g_th1_west);
g_z1_west = -g_L1*cosd(g_th1_west);


east1_straight = plot3(ha,[11.25 g_x1_east(1)+11.25],[0 0],[0 g_z1_east(1)],'r','LineWidth',3);
east2_straight = plot3(ha,[g_x1_east(1)+11.25 g_x2_east(1)+11.25],[0 0],[g_z1_east(1) g_z2_east(1)],'b','LineWidth',3);

west1_straight = plot3(ha,[-11.25 g_x1_west(1)-11.25],[0 0],[0 g_z1_west(1)],'r','LineWidth',3);
west2_straight = plot3(ha,[g_x1_west(1)-11.25 g_x2_west(1)-11.25],[0 0],[g_z1_west(1) g_z2_west(1)],'b','LineWidth',3);

ha2_east1_straight = plot3(ha2,[11.25 g_x1_east(1)+11.25],[0 0],[0 g_z1_east(1)],'r','LineWidth',3);
ha2_east2_straight = plot3(ha2,[g_x1_east(1)+11.25 g_x2_east(1)+11.25],[0 0],[g_z1_east(1) g_z2_east(1)],'b','LineWidth',3);

ha2_west1_straight = plot3(ha2,[-11.25 g_x1_west(1)-11.25],[0 0],[0 g_z1_west(1)],'r','LineWidth',3);
ha2_west2_straight = plot3(ha2,[g_x1_west(1)-11.25 g_x2_west(1)-11.25],[0 0],[g_z1_west(1) g_z2_west(1)],'b','LineWidth',3);

ha3_east1_straight = plot3(ha3,[11.25 g_x1_east(1)+11.25],[0 0],[0 g_z1_east(1)],'r','LineWidth',3);
ha3_east2_straight = plot3(ha3,[g_x1_east(1)+11.25 g_x2_east(1)+11.25],[0 0],[g_z1_east(1) g_z2_east(1)],'b','LineWidth',3);

ha3_west1_straight = plot3(ha3,[-11.25 g_x1_west(1)-11.25],[0 0],[0 g_z1_west(1)],'r','LineWidth',3);
ha3_west2_straight = plot3(ha3,[g_x1_west(1)-11.25 g_x2_west(1)-11.25],[0 0],[g_z1_west(1) g_z2_west(1)],'b','LineWidth',3);



for i_ptd1 = 1:length(move_surface_up2)                                         %애니매이션 실행 1부터theta_west크기까지 반복

    set(east1_straight,'XData',[11.25 g_x1_east(i_ptd1)+11.25],'ZData',[0 g_z1_east(i_ptd1)]);
    set(east2_straight,'XData',[g_x1_east(i_ptd1)+11.25 g_x2_east(i_ptd1)+11.25],'ZData',[g_z1_east(i_ptd1) g_z2_east(i_ptd1)]);
    set(west1_straight,'XData',[-11.25 g_x1_west(i_ptd1)-11.25],'ZData',[0 g_z1_west(i_ptd1)]);
    set(west2_straight,'XData',[g_x1_west(i_ptd1)-11.25 g_x2_west(i_ptd1)-11.25],'ZData',[g_z1_west(i_ptd1) g_z2_west(i_ptd1)]);


    set(ha2_east1_straight,'XData',[11.25 g_x1_east(i_ptd1)+11.25],'ZData',[0 g_z1_east(i_ptd1)]);
    set(ha2_east2_straight,'XData',[g_x1_east(i_ptd1)+11.25 g_x2_east(i_ptd1)+11.25],'ZData',[g_z1_east(i_ptd1) g_z2_east(i_ptd1)]);
    set(ha2_west1_straight,'XData',[-11.25 g_x1_west(i_ptd1)-11.25],'ZData',[0 g_z1_west(i_ptd1)]);
    set(ha2_west2_straight,'XData',[g_x1_west(i_ptd1)-11.25 g_x2_west(i_ptd1)-11.25],'ZData',[g_z1_west(i_ptd1) g_z2_west(i_ptd1)]);

    set(ha3_east1_straight,'XData',[11.25 g_x1_east(i_ptd1)+11.25],'ZData',[0 g_z1_east(i_ptd1)]);
    set(ha3_east2_straight,'XData',[g_x1_east(i_ptd1)+11.25 g_x2_east(i_ptd1)+11.25],'ZData',[g_z1_east(i_ptd1) g_z2_east(i_ptd1)]);
    set(ha3_west1_straight,'XData',[-11.25 g_x1_west(i_ptd1)-11.25],'ZData',[0 g_z1_west(i_ptd1)]);
    set(ha3_west2_straight,'XData',[g_x1_west(i_ptd1)-11.25 g_x2_west(i_ptd1)-11.25],'ZData',[g_z1_west(i_ptd1) g_z2_west(i_ptd1)]);



    set(slope,'ZData',[move_surface_up2(i_ptd1) move_surface_down2(i_ptd1) move_surface_down2(i_ptd1) move_surface_up2(i_ptd1)]);
    set(ha2_slope,'ZData',[move_surface_up2(i_ptd1) move_surface_down2(i_ptd1) move_surface_down2(i_ptd1) move_surface_up2(i_ptd1)]);
    set(ha3_slope,'ZData',[move_surface_up2(i_ptd1) move_surface_down2(i_ptd1) move_surface_down2(i_ptd1) move_surface_up2(i_ptd1)]);



    pause(0.01);                                                               %0.035초 딜레이 0에가까울수록 빠름(drawnow함수 이용시 제일 빠름)
end

            


% -19.9도 ~ 19.9도



move_surface_up2 = linspace(7,-22,200);
move_surface_down2 = linspace(-22,6,length(move_surface_up2));

g_z2_east =linspace(-12,-2.7,length(move_surface_up2));
g_x2_east = linspace(2.13,2.13,length(g_z2_east));

g_costh2_east = (g_x2_east.^2 + g_z2_east.^2 -(g_L1^2+g_L2^2))/(2*g_L1*g_L2);
g_sinth2_east = sqrt(1-abs(g_costh2_east).^2);
g_th2_east = atan2d(g_sinth2_east,g_costh2_east);
g_th1_east = atan2d(g_z2_east,g_x2_east) - atan2d(g_L1+g_L2*cosd(g_th2_east),g_L2*sind(g_th2_east));
g_x1_east = g_L1*sind(-g_th1_east);
g_z1_east = g_L1*cosd(-g_th1_east);


g_z2_west =linspace(2,-16,length(move_surface_down2)); 
g_x2_west = linspace(-13.75,-13.75,length(g_z2_west));

g_costh2_west = (g_x2_west.^2 + g_z2_west.^2 -(g_L1^2+g_L2^2))/(2*g_L1*g_L2);
g_sinth2_west = sqrt(1-abs(g_costh2_west).^2);
g_th2_west = atan2d(g_sinth2_west,g_costh2_west);
g_th1_west = atan2d(g_z2_west,g_x2_west) + atan2d(g_L1+g_L2*cosd(g_th2_west),g_L2*sind(g_th2_west));
g_x1_west = g_L1*sind(g_th1_west);
g_z1_west = -g_L1*cosd(g_th1_west);






for i_ptd1 = 1:length(move_surface_up2)                                         %애니매이션 실행 1부터theta_west크기까지 반복

    set(east1_straight,'XData',[11.25 g_x1_east(i_ptd1)+11.25],'ZData',[0 g_z1_east(i_ptd1)]);
    set(east2_straight,'XData',[g_x1_east(i_ptd1)+11.25 g_x2_east(i_ptd1)+11.25],'ZData',[g_z1_east(i_ptd1) g_z2_east(i_ptd1)]);
    set(west1_straight,'XData',[-11.25 g_x1_west(i_ptd1)-11.25],'ZData',[0 g_z1_west(i_ptd1)]);
    set(west2_straight,'XData',[g_x1_west(i_ptd1)-11.25 g_x2_west(i_ptd1)-11.25],'ZData',[g_z1_west(i_ptd1) g_z2_west(i_ptd1)]);

    set(ha2_east1_straight,'XData',[11.25 g_x1_east(i_ptd1)+11.25],'ZData',[0 g_z1_east(i_ptd1)]);
    set(ha2_east2_straight,'XData',[g_x1_east(i_ptd1)+11.25 g_x2_east(i_ptd1)+11.25],'ZData',[g_z1_east(i_ptd1) g_z2_east(i_ptd1)]);
    set(ha2_west1_straight,'XData',[-11.25 g_x1_west(i_ptd1)-11.25],'ZData',[0 g_z1_west(i_ptd1)]);
    set(ha2_west2_straight,'XData',[g_x1_west(i_ptd1)-11.25 g_x2_west(i_ptd1)-11.25],'ZData',[g_z1_west(i_ptd1) g_z2_west(i_ptd1)]);

    set(ha3_east1_straight,'XData',[11.25 g_x1_east(i_ptd1)+11.25],'ZData',[0 g_z1_east(i_ptd1)]);
    set(ha3_east2_straight,'XData',[g_x1_east(i_ptd1)+11.25 g_x2_east(i_ptd1)+11.25],'ZData',[g_z1_east(i_ptd1) g_z2_east(i_ptd1)]);
    set(ha3_west1_straight,'XData',[-11.25 g_x1_west(i_ptd1)-11.25],'ZData',[0 g_z1_west(i_ptd1)]);
    set(ha3_west2_straight,'XData',[g_x1_west(i_ptd1)-11.25 g_x2_west(i_ptd1)-11.25],'ZData',[g_z1_west(i_ptd1) g_z2_west(i_ptd1)]);


    set(slope,'ZData',[move_surface_up2(i_ptd1) move_surface_down2(i_ptd1) move_surface_down2(i_ptd1) move_surface_up2(i_ptd1)]);
    set(ha2_slope,'ZData',[move_surface_up2(i_ptd1) move_surface_down2(i_ptd1) move_surface_down2(i_ptd1) move_surface_up2(i_ptd1)]);
    set(ha3_slope,'ZData',[move_surface_up2(i_ptd1) move_surface_down2(i_ptd1) move_surface_down2(i_ptd1) move_surface_up2(i_ptd1)]);



    pause(0.005);                                                               %0.035초 딜레이 0에가까울수록 빠름(drawnow함수 이용시 제일 빠름)
end


% -19.9도 ~ 0도



move_surface_up2 = linspace(-22,-7.5,200);
move_surface_down2 = linspace(7,-7.5,length(move_surface_up2));

g_z2_east =linspace(-2.7,-7.5,length(move_surface_up2));
g_x2_east = linspace(2.13,2.13,length(g_z2_east));

g_costh2_east = (g_x2_east.^2 + g_z2_east.^2 -(g_L1^2+g_L2^2))/(2*g_L1*g_L2);
g_sinth2_east = sqrt(1-abs(g_costh2_east).^2);
g_th2_east = atan2d(g_sinth2_east,g_costh2_east);
g_th1_east = atan2d(g_z2_east,g_x2_east) - atan2d(g_L1+g_L2*cosd(g_th2_east),g_L2*sind(g_th2_east));
g_x1_east = g_L1*sind(-g_th1_east);
g_z1_east = g_L1*cosd(-g_th1_east);


g_z2_west =linspace(-16,-7.5,length(move_surface_down2)); 
g_x2_west = linspace(-13.75,-13.75,length(g_z2_west));

g_costh2_west = (g_x2_west.^2 + g_z2_west.^2 -(g_L1^2+g_L2^2))/(2*g_L1*g_L2);
g_sinth2_west = sqrt(1-abs(g_costh2_west).^2);
g_th2_west = atan2d(g_sinth2_west,g_costh2_west);
g_th1_west = atan2d(g_z2_west,g_x2_west) + atan2d(g_L1+g_L2*cosd(g_th2_west),g_L2*sind(g_th2_west));
g_x1_west = g_L1*sind(g_th1_west);
g_z1_west = -g_L1*cosd(g_th1_west);






for i_ptd1 = 1:length(move_surface_up2)                                         %애니매이션 실행 1부터theta_west크기까지 반복

    set(east1_straight,'XData',[11.25 g_x1_east(i_ptd1)+11.25],'ZData',[0 g_z1_east(i_ptd1)]);
    set(east2_straight,'XData',[g_x1_east(i_ptd1)+11.25 g_x2_east(i_ptd1)+11.25],'ZData',[g_z1_east(i_ptd1) g_z2_east(i_ptd1)]);
    set(west1_straight,'XData',[-11.25 g_x1_west(i_ptd1)-11.25],'ZData',[0 g_z1_west(i_ptd1)]);
    set(west2_straight,'XData',[g_x1_west(i_ptd1)-11.25 g_x2_west(i_ptd1)-11.25],'ZData',[g_z1_west(i_ptd1) g_z2_west(i_ptd1)]);

    set(ha2_east1_straight,'XData',[11.25 g_x1_east(i_ptd1)+11.25],'ZData',[0 g_z1_east(i_ptd1)]);
    set(ha2_east2_straight,'XData',[g_x1_east(i_ptd1)+11.25 g_x2_east(i_ptd1)+11.25],'ZData',[g_z1_east(i_ptd1) g_z2_east(i_ptd1)]);
    set(ha2_west1_straight,'XData',[-11.25 g_x1_west(i_ptd1)-11.25],'ZData',[0 g_z1_west(i_ptd1)]);
    set(ha2_west2_straight,'XData',[g_x1_west(i_ptd1)-11.25 g_x2_west(i_ptd1)-11.25],'ZData',[g_z1_west(i_ptd1) g_z2_west(i_ptd1)]);

    set(ha3_east1_straight,'XData',[11.25 g_x1_east(i_ptd1)+11.25],'ZData',[0 g_z1_east(i_ptd1)]);
    set(ha3_east2_straight,'XData',[g_x1_east(i_ptd1)+11.25 g_x2_east(i_ptd1)+11.25],'ZData',[g_z1_east(i_ptd1) g_z2_east(i_ptd1)]);
    set(ha3_west1_straight,'XData',[-11.25 g_x1_west(i_ptd1)-11.25],'ZData',[0 g_z1_west(i_ptd1)]);
    set(ha3_west2_straight,'XData',[g_x1_west(i_ptd1)-11.25 g_x2_west(i_ptd1)-11.25],'ZData',[g_z1_west(i_ptd1) g_z2_west(i_ptd1)]);


    set(slope,'ZData',[move_surface_up2(i_ptd1) move_surface_down2(i_ptd1) move_surface_down2(i_ptd1) move_surface_up2(i_ptd1)]);
    set(ha2_slope,'ZData',[move_surface_up2(i_ptd1) move_surface_down2(i_ptd1) move_surface_down2(i_ptd1) move_surface_up2(i_ptd1)]);
    set(ha3_slope,'ZData',[move_surface_up2(i_ptd1) move_surface_down2(i_ptd1) move_surface_down2(i_ptd1) move_surface_up2(i_ptd1)]);



    pause(0.004);                                                               %0.035초 딜레이 0에가까울수록 빠름(drawnow함수 이용시 제일 빠름)
end
pause(1);

% 0 ~ 19.9도
delete(Leg_d5)
delete(Leg_d6)
delete(Leg_d7)
delete(Leg_d8)

delete(ha2_Leg_d5)
delete(ha2_Leg_d6)
delete(ha2_Leg_d7)
delete(ha2_Leg_d8)

delete(ha3_Leg_d5)
delete(ha3_Leg_d6)
delete(ha3_Leg_d7)
delete(ha3_Leg_d8)

%반대쪽 평면도 움직이기!

move_surface_up2 = linspace(-7.5,7,300);
move_surface_down2 = linspace(-7.5,-22,length(move_surface_up2));

g_z2_north =linspace(-7.5,0.5,length(move_surface_up2));
g_y2_north = linspace(10.35,10.35,length(g_z2_north));

g_costh2_north = (g_y2_north.^2 + g_z2_north.^2 -(g_L1^2+g_L2^2))/(2*g_L1*g_L2);
g_sinth2_north = sqrt(1-abs(g_costh2_north).^2);
g_th2_north = atan2d(g_sinth2_north,g_costh2_north);
g_th1_north = atan2d(g_z2_north,g_y2_north) - atan2d(g_L1+g_L2*cosd(g_th2_north),g_L2*sind(g_th2_north));
g_y1_north = g_L1*sind(-g_th1_north);
g_z1_north = g_L1*cosd(-g_th1_north);


g_z2_south =linspace(-7.5,-15,length(move_surface_down2)); 
g_y2_south = linspace(-10.35,-10.35,length(g_z2_south));

g_costh2_south = (g_y2_south.^2 + g_z2_south.^2 -(g_L1^2+g_L2^2))/(2*g_L1*g_L2);
g_sinth2_south = sqrt(1-abs(g_costh2_south).^2);
g_th2_south = atan2d(g_sinth2_south,g_costh2_south);
g_th1_south = atan2d(g_z2_south,g_y2_south) + atan2d(g_L1+g_L2*cosd(g_th2_south),g_L2*sind(g_th2_south));
g_y1_south = g_L1*sind(g_th1_south);
g_z1_south = -g_L1*cosd(g_th1_south);


north1_straight = plot3(ha,[0 0],[11.25 g_y1_north(1)+11.25],[0 g_z1_north(1)],'r','LineWidth',3);
north2_straight = plot3(ha,[0 0],[g_y1_north(1)+11.25 g_y2_north(1)+11.25],[g_z1_north(1) g_z2_north(1)],'b','LineWidth',3);
south1_straight = plot3(ha,[0 0],[-11.25 g_y1_south(1)-11.25],[0 g_z1_south(1)],'r','LineWidth',3);
south2_straight = plot3(ha,[0 0],[g_y1_south(1)-11.25 g_y2_south(1)-11.25],[g_z1_south(1) g_z2_south(1)],'b','LineWidth',3);

ha2_north1_straight = plot3(ha2,[0 0],[11.25 g_y1_north(1)+11.25],[0 g_z1_north(1)],'r','LineWidth',3);
ha2_north2_straight = plot3(ha2,[0 0],[g_y1_north(1)+11.25 g_y2_north(1)+11.25],[g_z1_north(1) g_z2_north(1)],'b','LineWidth',3);
ha2_south1_straight = plot3(ha2,[0 0],[-11.25 g_y1_south(1)-11.25],[0 g_z1_south(1)],'r','LineWidth',3);
ha2_south2_straight = plot3(ha2,[0 0],[g_y1_south(1)-11.25 g_y2_south(1)-11.25],[g_z1_south(1) g_z2_south(1)],'b','LineWidth',3);

ha3_north1_straight = plot3(ha3,[0 0],[11.25 g_y1_north(1)+11.25],[0 g_z1_north(1)],'r','LineWidth',3);
ha3_north2_straight = plot3(ha3,[0 0],[g_y1_north(1)+11.25 g_y2_north(1)+11.25],[g_z1_north(1) g_z2_north(1)],'b','LineWidth',3);
ha3_south1_straight = plot3(ha3,[0 0],[-11.25 g_y1_south(1)-11.25],[0 g_z1_south(1)],'r','LineWidth',3);
ha3_south2_straight = plot3(ha3,[0 0],[g_y1_south(1)-11.25 g_y2_south(1)-11.25],[g_z1_south(1) g_z2_south(1)],'b','LineWidth',3);



for i_ptd1 = 1:length(move_surface_up2)                                         %애니매이션 실행 1부터theta_south크기까지 반복

    set(north1_straight,'YData',[11.25 g_y1_north(i_ptd1)+11.25],'ZData',[0 g_z1_north(i_ptd1)]);
    set(north2_straight,'YData',[g_y1_north(i_ptd1)+11.25 g_y2_north(i_ptd1)+11.25],'ZData',[g_z1_north(i_ptd1) g_z2_north(i_ptd1)]);
    set(south1_straight,'YData',[-11.25 g_y1_south(i_ptd1)-11.25],'ZData',[0 g_z1_south(i_ptd1)]);
    set(south2_straight,'YData',[g_y1_south(i_ptd1)-11.25 g_y2_south(i_ptd1)-11.25],'ZData',[g_z1_south(i_ptd1) g_z2_south(i_ptd1)]);

    set(ha2_north1_straight,'YData',[11.25 g_y1_north(i_ptd1)+11.25],'ZData',[0 g_z1_north(i_ptd1)]);
    set(ha2_north2_straight,'YData',[g_y1_north(i_ptd1)+11.25 g_y2_north(i_ptd1)+11.25],'ZData',[g_z1_north(i_ptd1) g_z2_north(i_ptd1)]);
    set(ha2_south1_straight,'YData',[-11.25 g_y1_south(i_ptd1)-11.25],'ZData',[0 g_z1_south(i_ptd1)]);
    set(ha2_south2_straight,'YData',[g_y1_south(i_ptd1)-11.25 g_y2_south(i_ptd1)-11.25],'ZData',[g_z1_south(i_ptd1) g_z2_south(i_ptd1)]);

    set(ha3_north1_straight,'YData',[11.25 g_y1_north(i_ptd1)+11.25],'ZData',[0 g_z1_north(i_ptd1)]);
    set(ha3_north2_straight,'YData',[g_y1_north(i_ptd1)+11.25 g_y2_north(i_ptd1)+11.25],'ZData',[g_z1_north(i_ptd1) g_z2_north(i_ptd1)]);
    set(ha3_south1_straight,'YData',[-11.25 g_y1_south(i_ptd1)-11.25],'ZData',[0 g_z1_south(i_ptd1)]);
    set(ha3_south2_straight,'YData',[g_y1_south(i_ptd1)-11.25 g_y2_south(i_ptd1)-11.25],'ZData',[g_z1_south(i_ptd1) g_z2_south(i_ptd1)]);


    set(slope,'ZData',[move_surface_down2(i_ptd1) move_surface_down2(i_ptd1) move_surface_up2(i_ptd1) move_surface_up2(i_ptd1)]);
    set(ha2_slope,'ZData',[move_surface_down2(i_ptd1) move_surface_down2(i_ptd1) move_surface_up2(i_ptd1) move_surface_up2(i_ptd1)]);
    set(ha3_slope,'ZData',[move_surface_down2(i_ptd1) move_surface_down2(i_ptd1) move_surface_up2(i_ptd1) move_surface_up2(i_ptd1)]);

   

    pause(0.004);                                                               %0.035초 딜레이 0에가까울수록 빠름(drawnow함수 이용시 제일 빠름)
end


% -19.9도 ~ 19.9도



move_surface_up2 = linspace(7,-22,200);
move_surface_down2 = linspace(-22,7,length(move_surface_up2));

g_z2_north =linspace(0.5,-15,length(move_surface_up2));
g_y2_north = linspace(10.35,10.35,length(g_z2_north));

g_costh2_north = (g_y2_north.^2 + g_z2_north.^2 -(g_L1^2+g_L2^2))/(2*g_L1*g_L2);
g_sinth2_north = sqrt(1-abs(g_costh2_north).^2);
g_th2_north = atan2d(g_sinth2_north,g_costh2_north);
g_th1_north = atan2d(g_z2_north,g_y2_north) - atan2d(g_L1+g_L2*cosd(g_th2_north),g_L2*sind(g_th2_north));
g_y1_north = g_L1*sind(-g_th1_north);
g_z1_north = g_L1*cosd(-g_th1_north);


g_z2_south =linspace(-15,0.5,length(move_surface_down2)); 
g_y2_south = linspace(-10.35,-10.35,length(g_z2_south));

g_costh2_south = (g_y2_south.^2 + g_z2_south.^2 -(g_L1^2+g_L2^2))/(2*g_L1*g_L2);
g_sinth2_south = sqrt(1-abs(g_costh2_south).^2);
g_th2_south = atan2d(g_sinth2_south,g_costh2_south);
g_th1_south = atan2d(g_z2_south,g_y2_south) + atan2d(g_L1+g_L2*cosd(g_th2_south),g_L2*sind(g_th2_south));
g_y1_south = g_L1*sind(g_th1_south);
g_z1_south = -g_L1*cosd(g_th1_south);



for i_ptd1 = 1:length(move_surface_up2)                                         %애니매이션 실행 1부터theta_south크기까지 반복

    set(north1_straight,'YData',[11.25 g_y1_north(i_ptd1)+11.25],'ZData',[0 g_z1_north(i_ptd1)]);
    set(north2_straight,'YData',[g_y1_north(i_ptd1)+11.25 g_y2_north(i_ptd1)+11.25],'ZData',[g_z1_north(i_ptd1) g_z2_north(i_ptd1)]);
    set(south1_straight,'YData',[-11.25 g_y1_south(i_ptd1)-11.25],'ZData',[0 g_z1_south(i_ptd1)]);
    set(south2_straight,'YData',[g_y1_south(i_ptd1)-11.25 g_y2_south(i_ptd1)-11.25],'ZData',[g_z1_south(i_ptd1) g_z2_south(i_ptd1)]);

    set(ha2_north1_straight,'YData',[11.25 g_y1_north(i_ptd1)+11.25],'ZData',[0 g_z1_north(i_ptd1)]);
    set(ha2_north2_straight,'YData',[g_y1_north(i_ptd1)+11.25 g_y2_north(i_ptd1)+11.25],'ZData',[g_z1_north(i_ptd1) g_z2_north(i_ptd1)]);
    set(ha2_south1_straight,'YData',[-11.25 g_y1_south(i_ptd1)-11.25],'ZData',[0 g_z1_south(i_ptd1)]);
    set(ha2_south2_straight,'YData',[g_y1_south(i_ptd1)-11.25 g_y2_south(i_ptd1)-11.25],'ZData',[g_z1_south(i_ptd1) g_z2_south(i_ptd1)]);

    set(ha3_north1_straight,'YData',[11.25 g_y1_north(i_ptd1)+11.25],'ZData',[0 g_z1_north(i_ptd1)]);
    set(ha3_north2_straight,'YData',[g_y1_north(i_ptd1)+11.25 g_y2_north(i_ptd1)+11.25],'ZData',[g_z1_north(i_ptd1) g_z2_north(i_ptd1)]);
    set(ha3_south1_straight,'YData',[-11.25 g_y1_south(i_ptd1)-11.25],'ZData',[0 g_z1_south(i_ptd1)]);
    set(ha3_south2_straight,'YData',[g_y1_south(i_ptd1)-11.25 g_y2_south(i_ptd1)-11.25],'ZData',[g_z1_south(i_ptd1) g_z2_south(i_ptd1)]);


    set(slope,'ZData',[move_surface_down2(i_ptd1) move_surface_down2(i_ptd1) move_surface_up2(i_ptd1) move_surface_up2(i_ptd1)]);
    set(ha2_slope,'ZData',[move_surface_down2(i_ptd1) move_surface_down2(i_ptd1) move_surface_up2(i_ptd1) move_surface_up2(i_ptd1)]);
    set(ha3_slope,'ZData',[move_surface_down2(i_ptd1) move_surface_down2(i_ptd1) move_surface_up2(i_ptd1) move_surface_up2(i_ptd1)]);


    pause(0.006);                                                               %0.035초 딜레이 0에가까울수록 빠름(drawnow함수 이용시 제일 빠름)
end


% -24.8도 ~ 0도




move_surface_down2 = linspace(7,-7.5,300);
move_surface_up2 = linspace(-22,-7.5,length(move_surface_down2));

g_z2_north =linspace(-15,-7.5,length(move_surface_up2));
g_y2_north = linspace(10.35,10.35,length(g_z2_north));

g_costh2_north = (g_y2_north.^2 + g_z2_north.^2 -(g_L1^2+g_L2^2))/(2*g_L1*g_L2);
g_sinth2_north = sqrt(1-abs(g_costh2_north).^2);
g_th2_north = atan2d(g_sinth2_north,g_costh2_north);
g_th1_north = atan2d(g_z2_north,g_y2_north) - atan2d(g_L1+g_L2*cosd(g_th2_north),g_L2*sind(g_th2_north));
g_y1_north = g_L1*sind(-g_th1_north);
g_z1_north = g_L1*cosd(-g_th1_north);


g_z2_south =linspace(0.5,-7.5,length(move_surface_down2)); 
g_y2_south = linspace(-10.35,-10.35,length(g_z2_south));

g_costh2_south = (g_y2_south.^2 + g_z2_south.^2 -(g_L1^2+g_L2^2))/(2*g_L1*g_L2);
g_sinth2_south = sqrt(1-abs(g_costh2_south).^2);
g_th2_south = atan2d(g_sinth2_south,g_costh2_south);
g_th1_south = atan2d(g_z2_south,g_y2_south) + atan2d(g_L1+g_L2*cosd(g_th2_south),g_L2*sind(g_th2_south));
g_y1_south = g_L1*sind(g_th1_south);
g_z1_south = -g_L1*cosd(g_th1_south);



for i_ptd1 = 1:length(move_surface_up2)                                         %애니매이션 실행 1부터theta_south크기까지 반복

    set(north1_straight,'YData',[11.25 g_y1_north(i_ptd1)+11.25],'ZData',[0 g_z1_north(i_ptd1)]);
    set(north2_straight,'YData',[g_y1_north(i_ptd1)+11.25 g_y2_north(i_ptd1)+11.25],'ZData',[g_z1_north(i_ptd1) g_z2_north(i_ptd1)]);
    set(south1_straight,'YData',[-11.25 g_y1_south(i_ptd1)-11.25],'ZData',[0 g_z1_south(i_ptd1)]);
    set(south2_straight,'YData',[g_y1_south(i_ptd1)-11.25 g_y2_south(i_ptd1)-11.25],'ZData',[g_z1_south(i_ptd1) g_z2_south(i_ptd1)]);

    set(ha2_north1_straight,'YData',[11.25 g_y1_north(i_ptd1)+11.25],'ZData',[0 g_z1_north(i_ptd1)]);
    set(ha2_north2_straight,'YData',[g_y1_north(i_ptd1)+11.25 g_y2_north(i_ptd1)+11.25],'ZData',[g_z1_north(i_ptd1) g_z2_north(i_ptd1)]);
    set(ha2_south1_straight,'YData',[-11.25 g_y1_south(i_ptd1)-11.25],'ZData',[0 g_z1_south(i_ptd1)]);
    set(ha2_south2_straight,'YData',[g_y1_south(i_ptd1)-11.25 g_y2_south(i_ptd1)-11.25],'ZData',[g_z1_south(i_ptd1) g_z2_south(i_ptd1)]);

    set(ha3_north1_straight,'YData',[11.25 g_y1_north(i_ptd1)+11.25],'ZData',[0 g_z1_north(i_ptd1)]);
    set(ha3_north2_straight,'YData',[g_y1_north(i_ptd1)+11.25 g_y2_north(i_ptd1)+11.25],'ZData',[g_z1_north(i_ptd1) g_z2_north(i_ptd1)]);
    set(ha3_south1_straight,'YData',[-11.25 g_y1_south(i_ptd1)-11.25],'ZData',[0 g_z1_south(i_ptd1)]);
    set(ha3_south2_straight,'YData',[g_y1_south(i_ptd1)-11.25 g_y2_south(i_ptd1)-11.25],'ZData',[g_z1_south(i_ptd1) g_z2_south(i_ptd1)]);



    set(slope,'ZData',[move_surface_down2(i_ptd1) move_surface_down2(i_ptd1) move_surface_up2(i_ptd1) move_surface_up2(i_ptd1)]);
    set(ha2_slope,'ZData',[move_surface_down2(i_ptd1) move_surface_down2(i_ptd1) move_surface_up2(i_ptd1) move_surface_up2(i_ptd1)]);
    set(ha3_slope,'ZData',[move_surface_down2(i_ptd1) move_surface_down2(i_ptd1) move_surface_up2(i_ptd1) move_surface_up2(i_ptd1)]);



    pause(0.003);                                                               %0.035초 딜레이 0에가까울수록 빠름(drawnow함수 이용시 제일 빠름)
end
